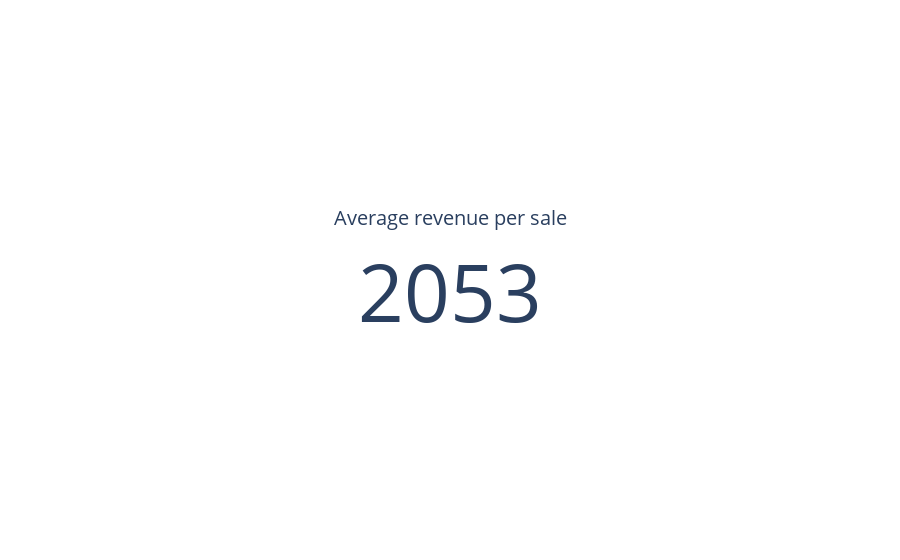

Notebook source saved alongside this figure:
### Code cell
fig = go.Figure()
fig.add_trace(go.Indicator(mode='number', value=avg_revenue_per_sale, title={"text":"Average revenue per sale"},
                          domain={"row":0, "column":0}))

### Figure 1 — Plotly figure (JSON) as saved in the notebook; plotly's stock layout.template omitted (floating-point values rounded to 4 significant figures)
{"data": [{"domain": {"column": 0, "row": 0}, "mode": "number", "title": {"text": "Average revenue per sale"}, "type": "indicator", "value": 2053.0}], "layout": {}}
